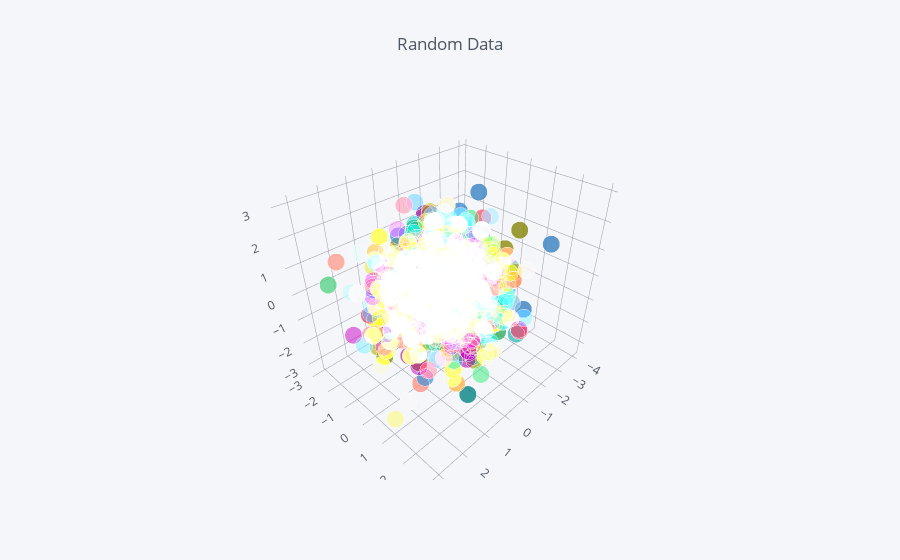

Here is the notebook cell this chart was saved with:
### Markdown cell above
## Scatter3D - Random data

### Code cell
iplot(random.iplot(x='a', y='b', z='c', asFigure=True, kind='scatter3d', mode='markers', title='Random Data'))

### Figure 1 — Plotly figure (JSON) as saved in the notebook; plotly's stock layout.template omitted (floating-point values rounded to 4 significant figures; data arrays with more than 128 entries replaced by an {"elided": "..."} marker saying what was removed)
{"data": [{"marker": {"color": {"elided": "1000 str values"}, "opacity": 0.8, "size": {"elided": "1000 int values"}, "symbol": "circle"}, "mode": "markers", "text": {"elided": "1000 str values"}, "type": "scatter3d", "uid": "9d44a1ae-f80e-4783-9460-7708759c925a", "x": {"elided": "1000 float values"}, "y": {"elided": "1000 float values"}, "z": {"elided": "1000 float values"}}], "layout": {"legend": {"bgcolor": "#F5F6F9", "font": {"color": "#4D5663"}}, "paper_bgcolor": "#F5F6F9", "plot_bgcolor": "#F5F6F9", "scene": {"xaxis": {"gridcolor": "#9499A3", "showgrid": true, "tickfont": {"color": "#4D5663"}, "title": {"font": {"color": "#4D5663"}, "text": ""}, "zerolinecolor": "#9499A3"}, "yaxis": {"gridcolor": "#9499A3", "showgrid": true, "tickfont": {"color": "#4D5663"}, "title": {"font": {"color": "#4D5663"}, "text": ""}, "zerolinecolor": "#9499A3"}, "zaxis": {"gridcolor": "#9499A3", "showgrid": true, "tickfont": {"color": "#4D5663"}, "title": {"font": {"color": "#4D5663"}, "text": ""}, "zerolinecolor": "#9499A3"}}, "title": {"font": {"color": "#4D5663"}, "text": "Random Data"}}}
